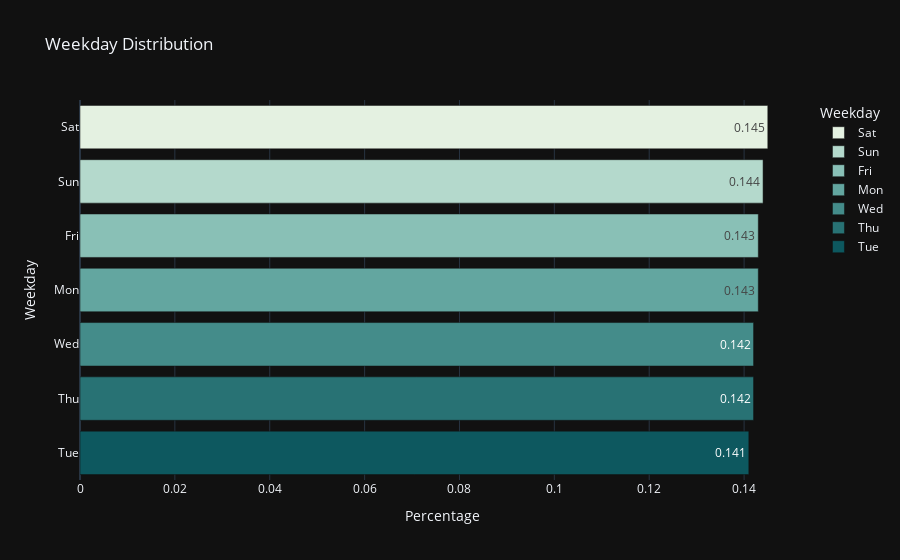

The notebook cell this image was saved under:
### Code cell
px.bar(df_weekday,y='weekday',x='percentage',title='Weekday Distribution',text_auto=True
        ,color='weekday',labels={'weekday':'Weekday','percentage':'Percentage'}
        ,template='plotly_dark',color_discrete_sequence=px.colors.sequential.Mint)

### Figure 1 — Plotly figure (JSON) as saved in the notebook; plotly's stock layout.template omitted (floating-point values rounded to 4 significant figures)
{"data": [{"alignmentgroup": "True", "hovertemplate": "Weekday=%{y}<br>Percentage=%{x}<extra></extra>", "legendgroup": "Sat", "marker": {"color": "rgb(228, 241, 225)", "pattern": {"shape": ""}}, "name": "Sat", "offsetgroup": "Sat", "orientation": "h", "showlegend": true, "textposition": "auto", "texttemplate": "%{x}", "type": "bar", "x": [0.145], "xaxis": "x", "y": ["Sat"], "yaxis": "y"}, {"alignmentgroup": "True", "hovertemplate": "Weekday=%{y}<br>Percentage=%{x}<extra></extra>", "legendgroup": "Sun", "marker": {"color": "rgb(180, 217, 204)", "pattern": {"shape": ""}}, "name": "Sun", "offsetgroup": "Sun", "orientation": "h", "showlegend": true, "textposition": "auto", "texttemplate": "%{x}", "type": "bar", "x": [0.144], "xaxis": "x", "y": ["Sun"], "yaxis": "y"}, {"alignmentgroup": "True", "hovertemplate": "Weekday=%{y}<br>Percentage=%{x}<extra></extra>", "legendgroup": "Fri", "marker": {"color": "rgb(137, 192, 182)", "pattern": {"shape": ""}}, "name": "Fri", "offsetgroup": "Fri", "orientation": "h", "showlegend": true, "textposition": "auto", "texttemplate": "%{x}", "type": "bar", "x": [0.143], "xaxis": "x", "y": ["Fri"], "yaxis": "y"}, {"alignmentgroup": "True", "hovertemplate": "Weekday=%{y}<br>Percentage=%{x}<extra></extra>", "legendgroup": "Mon", "marker": {"color": "rgb(99, 166, 160)", "pattern": {"shape": ""}}, "name": "Mon", "offsetgroup": "Mon", "orientation": "h", "showlegend": true, "textposition": "auto", "texttemplate": "%{x}", "type": "bar", "x": [0.143], "xaxis": "x", "y": ["Mon"], "yaxis": "y"}, {"alignmentgroup": "True", "hovertemplate": "Weekday=%{y}<br>Percentage=%{x}<extra></extra>", "legendgroup": "Wed", "marker": {"color": "rgb(68, 140, 138)", "pattern": {"shape": ""}}, "name": "Wed", "offsetgroup": "Wed", "orientation": "h", "showlegend": true, "textposition": "auto", "texttemplate": "%{x}", "type": "bar", "x": [0.142], "xaxis": "x", "y": ["Wed"], "yaxis": "y"}, {"alignmentgroup": "True", "hovertemplate": "Weekday=%{y}<br>Percentage=%{x}<extra></extra>", "legendgroup": "Thu", "marker": {"color": "rgb(40, 114, 116)", "pattern": {"shape": ""}}, "name": "Thu", "offsetgroup": "Thu", "orientation": "h", "showlegend": true, "textposition": "auto", "texttemplate": "%{x}", "type": "bar", "x": [0.142], "xaxis": "x", "y": ["Thu"], "yaxis": "y"}, {"alignmentgroup": "True", "hovertemplate": "Weekday=%{y}<br>Percentage=%{x}<extra></extra>", "legendgroup": "Tue", "marker": {"color": "rgb(13, 88, 95)", "pattern": {"shape": ""}}, "name": "Tue", "offsetgroup": "Tue", "orientation": "h", "showlegend": true, "textposition": "auto", "texttemplate": "%{x}", "type": "bar", "x": [0.141], "xaxis": "x", "y": ["Tue"], "yaxis": "y"}], "layout": {"barmode": "relative", "legend": {"title": {"text": "Weekday"}, "tracegroupgap": 0}, "title": {"text": "Weekday Distribution"}, "xaxis": {"anchor": "y", "domain": [0, 1], "title": {"text": "Percentage"}}, "yaxis": {"anchor": "x", "categoryarray": ["Tue", "Thu", "Wed", "Mon", "Fri", "Sun", "Sat"], "categoryorder": "array", "domain": [0, 1], "title": {"text": "Weekday"}}}}
